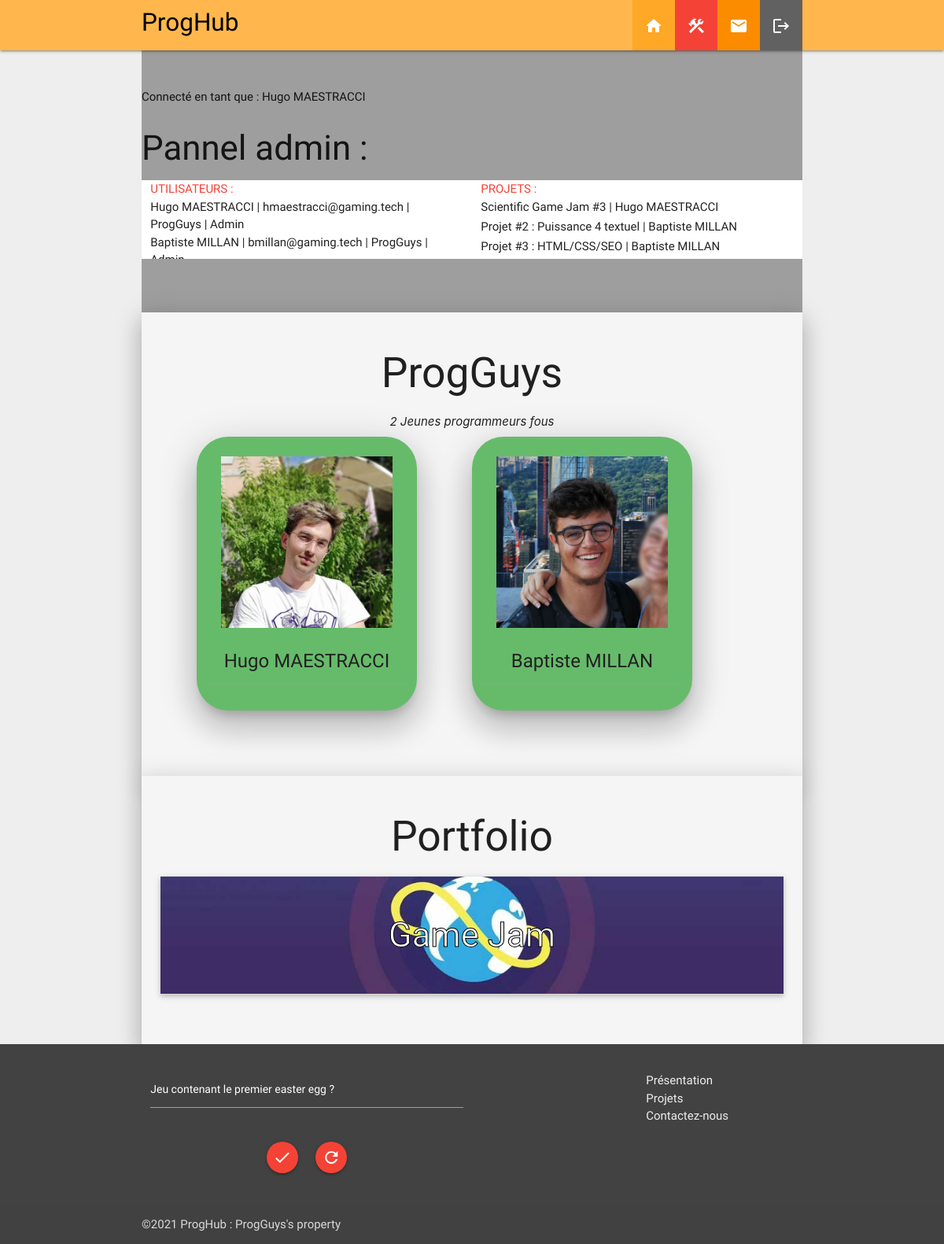
The app's page /index.php (signed in) with its own data.
### tables this page shows
CREATE TABLE IF NOT EXISTS `user` (
  `id` int(11) NOT NULL AUTO_INCREMENT,
  `privileges` int(1) NOT NULL DEFAULT '0',
  `email` varchar(100) NOT NULL,
  `password` varchar(100) NOT NULL,
  `prenom` varchar(100) NOT NULL,
  `nom` varchar(100) NOT NULL,
  `parcours` text,
  `id_equipe` int(11) NOT NULL DEFAULT '0',
  PRIMARY KEY (`id`),
  UNIQUE KEY `email` (`email`)
);

CREATE TABLE IF NOT EXISTS `equipe` (
  `id` int(11) NOT NULL AUTO_INCREMENT,
  `nom_equipe` varchar(100) NOT NULL,
  `description` varchar(500) NOT NULL,
  PRIMARY KEY (`id`),
  UNIQUE KEY `nom_equipe` (`nom_equipe`)
);

CREATE TABLE IF NOT EXISTS `projet` (
  `id` int(11) NOT NULL AUTO_INCREMENT,
  `id_user` int(11) NOT NULL,
  `type` int(1) NOT NULL,
  `image` varchar(150) NOT NULL,
  `image_alt` varchar(200) NOT NULL,
  `titre` varchar(50) NOT NULL,
  `desc` varchar(5000) NOT NULL,
  `carous` tinyint(1) NOT NULL DEFAULT '0',
  PRIMARY KEY (`id`)
);

CREATE TABLE IF NOT EXISTS `img_user` (
  `id` int(11) NOT NULL AUTO_INCREMENT,
  `id_user` int(11) NOT NULL,
  `p_image` varchar(100) NOT NULL,
  `p_img_alt` varchar(200) NOT NULL,
  PRIMARY KEY (`id`)
);

### php/get_data.php (called while the page is built, shortened)
<?php
$sql = "SELECT p_image,p_img_alt,prenom,nom,parcours,description FROM user INNER JOIN equipe ON equipe.id = user.id_equipe INNER JOIN img_user ON img_user.id_user = user.id WHERE equipe.id='".$_SESSION['user']['id_equipe']."';";
$pre = $pdo->prepare($sql);
$pre->execute();
$workers = $pre->fetchAll(PDO::FETCH_ASSOC);
$sql = "SELECT type, type_projet.nom, type_projet.image FROM projet INNER JOIN type_projet ON type_projet.id = projet.type WHERE id_user=".$_SESSION['user']['id']." GROUP BY type;";
$pre = $pdo->prepare($sql);
$pre->execute();
$type_project = $pre->fetchAll(PDO::FETCH_ASSOC);
 ?>

### index.php (the view, shortened to what this page needs)
<!DOCTYPE html>
  <?php require_once "php/config.php"; ?>
  <html lang="fr" dir="ltr">
    <head>
      <?php require "php/header.php" ?>
    </head>
    <body class="grey lighten-3">
      <?php if(isset($_SESSION['user'])){
        require "php/get_data.php";
      } ?>
      <header>
        <?php if(isset($_SESSION['user'])){
          require "php/menu.php";}
        ?>
      </header>
      <main id="main">
        <?php if(isset($_SESSION['user'])){?>
          <section class="container section grey">
            <?php if(isset($_SESSION['user'])){?>
              <span>Connecté en tant que : <?php echo $_SESSION['user']['prenom']." ".$_SESSION['user']['nom'] ?></span>
            <?php }else{ ?>
              <span>Vous n'êtes pas connecté</span>
            <?php } ?>
            <?php if ($_SESSION['user']['privileges']==1){ ?>
              <h3>Pannel admin :</h3>
              <div class="row white">
                <div class="admin col s12 m6 l6">
                  <span class="red-text">UTILISATEURS :</span>
                  <?php
                    $sql = "SELECT user.id, privileges, user.id_equipe, email, prenom, nom, nom_equipe FROM user INNER JOIN equipe ON equipe.id = user.id_equipe;";
                    $pre = $pdo->prepare($sql);
                    $pre->execute();
                    $data = $pre->fetchAll(PDO::FETCH_ASSOC);
                    foreach($data as $user){ ?>
                      <div class="single" id="<?php echo $user['id'] ?>">
                        <span><?php echo $user['prenom']." ".$user['nom'] ?> | </span>
                        <span><?php echo $user['email'] ?> | </span>
                        <?php if ($user['id_equipe']==0){ ?>
                          <span>Aucune équipe | </span>
                        <?php }else{?>
                          <span><?php echo $user['nom_equipe'] ?> | </span>
                        <?php } ?>
                        <?php if ($user['privileges']==1){ ?>
                          <span>Admin</span>
                        <?php }else{?>
                          <span>Utilisateur</span>
                        <?php } ?>
                      </div>
                    <?php }
                  ?>
                </div>
                <div class="admin col s12 m6 l6">
                  <span class="red-text">PROJETS :</span>
                  <?php
                    $sql = "SELECT titre, projet.id, prenom, nom FROM projet INNER JOIN user ON user.id=projet.id_user;";
                    $pre = $pdo->prepare($sql);
                    $pre->execute();
                    $data = $pre->fetchAll(PDO::FETCH_ASSOC);
                    foreach($data as $project){ ?>
                      <div class="single" id="<?php echo $project['id'] ?>">
                        <span><?php echo $project['titre']?> | </span>
                        <span><?php echo $project['prenom']." ".$project['nom'] ?></span>
                      </div>
                  <?php } ?>
                </div>
              </div>
            <?php } ?>
          </section>
          <section class="container section grey lighten-4 z-depth-4" id="presentation">
            <div class="center-align">
              <h2><?php echo $_SESSION['user']['nom_equipe'] ?></h2>
              <?php
              if (empty($workers)){ ?>
                <span>Vous n'avez pas rejoins d'équipe</span>
              <?php }else{ ?>
                <i><?php echo $_SESSION['user']['description']?></i>
            </div>
            <div class="row">
              <?php foreach($workers as $user){ ?>
                <div class="student card hoverable green lighten-1 center-align col s10 offset-s1 m4 offset-m1 l4 offset-l1 z-depth-5">
                  <div class="card-image waves-effect waves-block waves-green">
                    <img src="<?php echo $user['p_image']?>" alt="<?php echo $user['p_img_alt']?>" class="responsive-img activator">
                  </div>
                  <div class="card-content">
                    <h3 class="card-title activator grey-text text-darken-4"><?php echo $user['prenom']." ".$user['nom'] ?></h3>
                  </div>
                  <div class="card-action">
                  </div>
                </div>
              <?php } ?>
            </div><?php } ?>
          </section>
          <section class="container section grey lighten-4 z-depth-4" id="projects">
            <h2 class="center-align">Portfolio</h2>
            <ul class="collapsible popout">
              <?php foreach ($type_project as $type){ ?>
                <li>
                  <div class="collapsible-header hoverable header-jam valign-wrapper" style="background-image: url(<?php echo $type['image'] ?>);">
                    <h3 class="container center-align white-text"><?php echo $type['nom'] ?></h3>
                  </div>
                </li>
              <?php } ?>
            </ul>
          </section>
        <?php } ?>
      </main>
      <footer class="page-footer grey darken-3">
        <?php require "php/footer.php" ?>
      </footer>
    </body>
  </html>

### php/header.php (shortened to what this page needs)
<link type="text/css" rel="stylesheet" href="css/materialize.css"  media="screen"/>
<link type="text/css" rel="stylesheet" href="css/style.css"/>

### php/menu.php (shortened to what this page needs)
<div class="navbar-fixed">
  <nav class="nav-wrapper orange lighten-2">
    <div class="container">
      <h1 class="brand-logo black-text">ProgHub</h1>
      <ul class="right hide-on-med-and-down grey darken-2">
        <li class="orange lighten-1"><a href="index.php" class="waves-effect waves-light"><i class="material-icons">home</i></a></li>
        <li class="red"><a class="dropdown-trigger waves-effect waves-light" data-target="project-dropdown"><i class="material-icons">construction</i></a></li>
        <li class="orange darken-1"><a class="waves-effect waves-light modal-trigger" href="#contact"><i class="material-icons">email</i></a></li>
        <li><a class="waves-effect waves-light" href="php/logout.php"><i class="material-icons">logout</i></a></li>
      </ul>
    </div>
  </nav>
</div>

### php/footer.php (shortened to what this page needs)
<div class="container">
  <div class="row">
    <?php if(isset($_SESSION['user'])){ ?>
    <div class="col s8 m6 l6">
      <div class="row">
        <div class="input-field col s12 m12 l12">
          <input id="secret_text" type="text" data-length="9">
          <label for="secret_text">Jeu contenant le premier easter egg ?</label>
        </div>
      </div>
      <div class="row valign-wrapper center">
        <div class="col s6">
          <a class="btn-floating right waves-effect waves-light red" id="secret_btn"><i class="material-icons small">done</i></a>
        </div>
        <div class="col s6">
          <a class="btn-floating left waves-effect waves-light red" id="return_btn"><i class="material-icons small">refresh</i></a>
        </div>
      </div>
    </div>
    <div class="col s4 m4 push-m2 l3 push-l3">
     <ul>
       <?php if(isset($_SESSION['user'])){ ?>
       <li><a class="grey-text text-lighten-3" href="index.php">Présentation</a></li>
       <li><a class="grey-text text-lighten-3" href="index.php#projects">Projets</a></li>
       <?php } ?>
       <li><a href="#contact" class="modal-trigger grey-text text-lighten-3">Contactez-nous</a></li>
     </ul>
   <?php } ?>
   </div>
  </div>
</div>
<div class="footer-copyright">
 <div class="container">
   <span>©2021 ProgHub : ProgGuys's property</span>
 </div>
</div>

### css/style.css (style rules this page uses)
body { display: flex; min-height: 100vh; flex-direction: column; }
main { flex: 1 0 auto; }
h1, h2, h3, h4, h5, span, p, label, a { font-family: 'Kanit', sans-serif; }
h1 { font-size: 18px; margin: 0.8rem 0 1.68rem 0; }
.admin { overflow-y: scroll; max-height:100px; }
.single { min-height:25px; }
.section { padding-top: 4vw; padding-bottom: 4vw; }
.section h2 { margin-top: 0px; }
.student { border-radius: 40px; }
.student .card-title { margin-top: 0px; }
.student img { padding: 20px; margin-top: 5px; }
.student .card-content { padding: 6px; }
.student .card-action { background-color: transparent; }
#projects .collapsible-header h3 { -webkit-text-stroke: 1px black; -webkit-text-fill-color: white; }
#projects .collapsible-header { min-height: 150px; background-position: center; background-repeat: no-repeat; background-size: cover; }
#projects .collapsible .header-jam { background-image: url(../img/game_jam.jpg); }
.input-field label { color: black; }
.page-footer .btn-floating { margin-left: 0px; }
.page-footer .input-field label { color: white; font-size: 14px; }

### records on screen
user: prenom "Hugo", nom "MAESTRACCI", email "hmaestracci@gaming.tech", id_equipe.nom_equipe "ProgGuys", privileges "Admin", img_user.p_image (picture)
user: prenom "Baptiste", nom "MILLAN", email "bmillan@gaming.tech", id_equipe.nom_equipe "ProgGuys", privileges "Admin", img_user.p_image (picture)
projet: titre "Scientific Game Jam #3", id_user.prenom "Hugo", id_user.nom "MAESTRACCI"
projet: titre "Projet #2 : Puissance 4 textuel", id_user.prenom "Baptiste", id_user.nom "MILLAN"
projet: titre "Projet #3 : HTML/CSS/SEO", id_user.prenom "Baptiste", id_user.nom "MILLAN"

### other values on screen
$_SESSION['user']['prenom'] "Hugo"
$_SESSION['user']['nom'] "MAESTRACCI"
$_SESSION['user']['nom_equipe'] "ProgGuys"
$_SESSION['user']['description'] "2 Jeunes programmeurs fous"
$type['nom'] "Game Jam"
